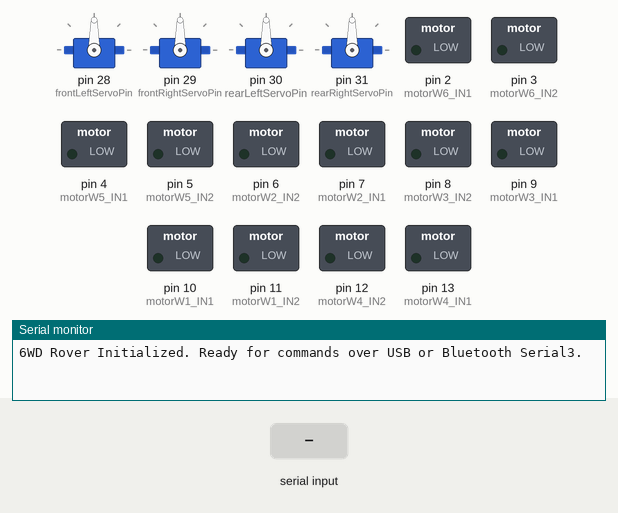
This sketch was run on a simulated Arduino Mega 2560, built with avr-gcc and run on an emulated ATmega2560. On the bench: 4 × servo, switched loads named in the sketch (green lamp = pin HIGH), the last lines printed to the serial monitor. Inputs (shaded band) come from the test bench.

Above: at 1.2 s.
1.3 s: "F" received over Serial
At 2.3 s:
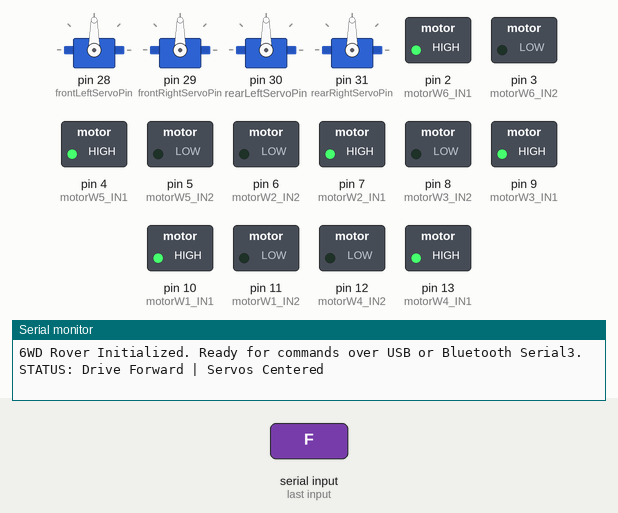
2.8 s: "B" received over the second serial link
At 3.4 s:
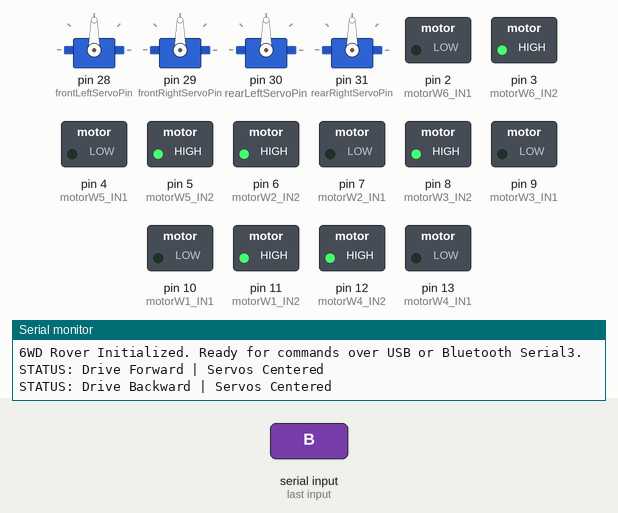
4.3 s: "L" received over Serial
At 4.6 s:
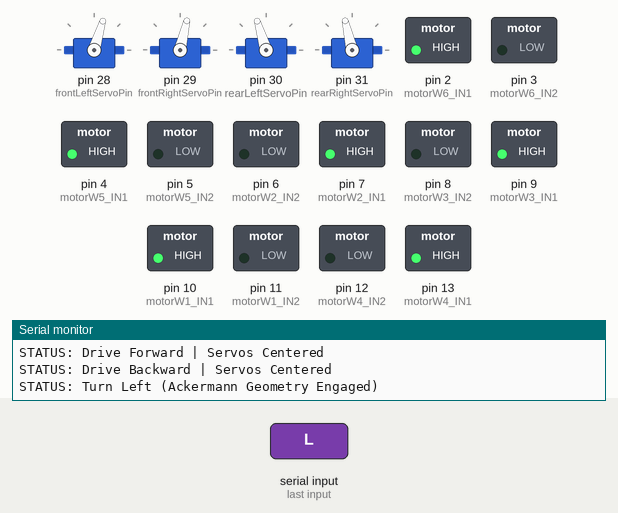
5.8 s: "R" received over the second serial link
At 6.9 s:
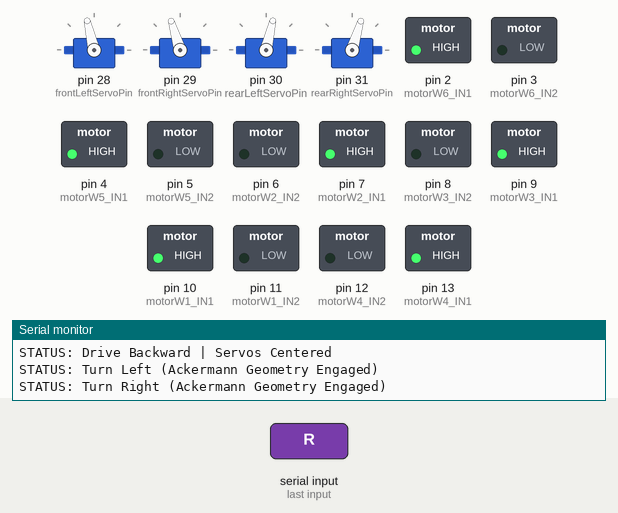
7.3 s: "F" received over the second serial link
At 8.1 s:
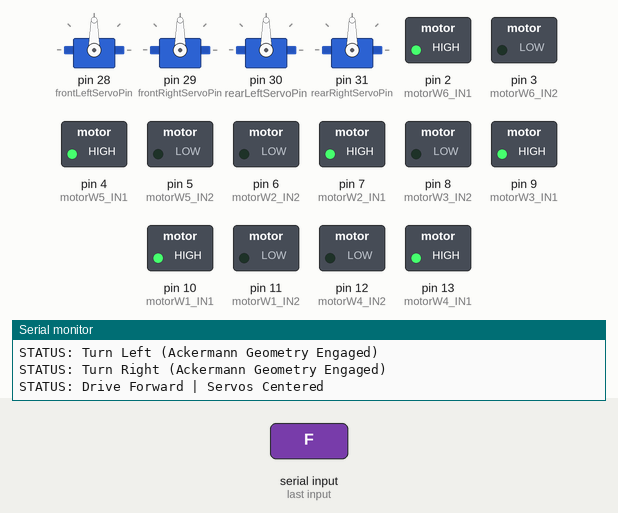
8.8 s: "L" received over the second serial link
At 9.2 s:
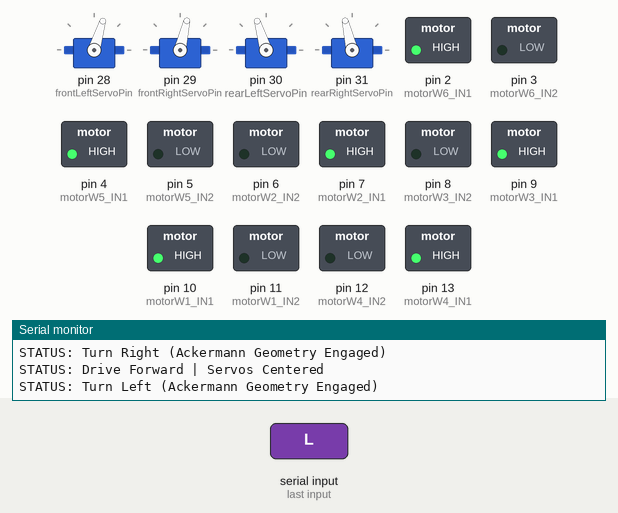
Timing chart, 0 to 11.3 s (numbered marks = the images above; inputs shaded):
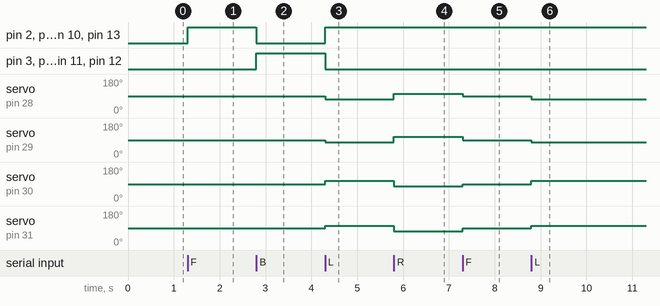

The sketch:

arduino_rover_controller.ino
```cpp
#include <Servo.h>

// ==========================================
// PIN DEFINITIONS
// ==========================================
// Left side drive motors
#define motorW1_IN1 10  // Front Left
#define motorW1_IN2 11
#define motorW2_IN1 7   // Middle Left
#define motorW2_IN2 6
#define motorW3_IN1 9   // Rear Left
#define motorW3_IN2 8

// Right side drive motors
#define motorW4_IN1 13  // Front Right
#define motorW4_IN2 12
#define motorW5_IN1 4   // Middle Right
#define motorW5_IN2 5
#define motorW6_IN1 2   // Rear Right
#define motorW6_IN2 3

// Steering Servos (Arduino Mega Digital PWM Pins)
#define frontLeftServoPin  28
#define frontRightServoPin 29
#define rearLeftServoPin   30
#define rearRightServoPin  31

// ==========================================
// ACKERMANN STEERING CONSTANTS (from Report)
// Calculations for r_path = 1.0 m:
// alpha_inner = 17 deg, alpha_outer = 13 deg
// Center neutral position = 90 deg
// ==========================================
const int SERVO_CENTER = 90;
const int ANGLE_INNER  = 17;
const int ANGLE_OUTER  = 13;

Servo frontLeftServo;
Servo frontRightServo;
Servo rearLeftServo;
Servo rearRightServo;

void setup() {
  // USB Serial for diagnostic monitor
  Serial.begin(9600);

  // Hardware Serial3 for Bluetooth / Wireless transceiver (Pins 18 TX, 19 RX)
  Serial3.begin(9600);
  Serial.println(F("6WD Rover Initialized. Ready for commands over USB or Bluetooth Serial3."));

  // Set motor pins as outputs
  const uint8_t motorPins[] = {
    motorW1_IN1, motorW1_IN2, motorW2_IN1, motorW2_IN2, motorW3_IN1, motorW3_IN2,
    motorW4_IN1, motorW4_IN2, motorW5_IN1, motorW5_IN2, motorW6_IN1, motorW6_IN2
  };
  for (uint8_t pin : motorPins) {
    pinMode(pin, OUTPUT);
  }

  // Attach and calibrate servos to neutral center
  frontLeftServo.attach(frontLeftServoPin);
  frontRightServo.attach(frontRightServoPin);
  rearLeftServo.attach(rearLeftServoPin);
  rearRightServo.attach(rearRightServoPin);

  centerServos();
  allStop();
}

void loop() {
  char cmd = 0;

  // Read command from Bluetooth (Priority) or USB Serial Monitor
  if (Serial3.available() > 0) {
    cmd = Serial3.read();
  } else if (Serial.available() > 0) {
    cmd = Serial.read();
  }

  if (cmd != 0) {
    processCommand(cmd);
  }
}

// Command dispatcher
void processCommand(char cmd) {
  switch (cmd) {
    case 'F':
      centerServos();
      allForward();
      Serial.println(F("STATUS: Drive Forward | Servos Centered"));
      break;

    case 'B':
      centerServos();
      allBackward();
      Serial.println(F("STATUS: Drive Backward | Servos Centered"));
      break;

    case 'L':
      steerLeftAckermann();
      allForward();
      Serial.println(F("STATUS: Turn Left (Ackermann Geometry Engaged)"));
      break;

    case 'R':
      steerRightAckermann();
      allForward();
      Serial.println(F("STATUS: Turn Right (Ackermann Geometry Engaged)"));
      break;

    case 'S':
      allStop();
      centerServos();
      Serial.println(F("STATUS: Motors Stopped | Servos Centered"));
      break;

    default:
      Serial.print(F("WARNING: Unrecognized Command: "));
      Serial.println(cmd);
      break;
  }
}

// ==========================================
// MOTOR CONTROL PRIMITIVES
// ==========================================
void allForward() {
  // Left side forward
  digitalWrite(motorW1_IN1, HIGH); digitalWrite(motorW1_IN2, LOW);
  digitalWrite(motorW2_IN1, HIGH); digitalWrite(motorW2_IN2, LOW);
  digitalWrite(motorW3_IN1, HIGH); digitalWrite(motorW3_IN2, LOW);
  // Right side forward
  digitalWrite(motorW4_IN1, HIGH); digitalWrite(motorW4_IN2, LOW);
  digitalWrite(motorW5_IN1, HIGH); digitalWrite(motorW5_IN2, LOW);
  digitalWrite(motorW6_IN1, HIGH); digitalWrite(motorW6_IN2, LOW);
}

void allBackward() {
  // Left side backward
  digitalWrite(motorW1_IN1, LOW); digitalWrite(motorW1_IN2, HIGH);
  digitalWrite(motorW2_IN1, LOW); digitalWrite(motorW2_IN2, HIGH);
  digitalWrite(motorW3_IN1, LOW); digitalWrite(motorW3_IN2, HIGH);
  // Right side backward
  digitalWrite(motorW4_IN1, LOW); digitalWrite(motorW4_IN2, HIGH);
  digitalWrite(motorW5_IN1, LOW); digitalWrite(motorW5_IN2, HIGH);
  digitalWrite(motorW6_IN1, LOW); digitalWrite(motorW6_IN2, HIGH);
}

void allStop() {
  digitalWrite(motorW1_IN1, LOW); digitalWrite(motorW1_IN2, LOW);
  digitalWrite(motorW2_IN1, LOW); digitalWrite(motorW2_IN2, LOW);
  digitalWrite(motorW3_IN1, LOW); digitalWrite(motorW3_IN2, LOW);
  digitalWrite(motorW4_IN1, LOW); digitalWrite(motorW4_IN2, LOW);
  digitalWrite(motorW5_IN1, LOW); digitalWrite(motorW5_IN2, LOW);
  digitalWrite(motorW6_IN1, LOW); digitalWrite(motorW6_IN2, LOW);
}

// ==========================================
// STEERING KINEMATICS
// ==========================================
void centerServos() {
  frontLeftServo.write(SERVO_CENTER);
  frontRightServo.write(SERVO_CENTER);
  rearLeftServo.write(SERVO_CENTER);
  rearRightServo.write(SERVO_CENTER);
}

// Left turn: Left wheels are inner, Right wheels are outer.
// Rear wheels steer inversely to front wheels to generate turning moment.
void steerLeftAckermann() {
  frontLeftServo.write(SERVO_CENTER - ANGLE_INNER);   // 73 deg
  frontRightServo.write(SERVO_CENTER - ANGLE_OUTER);  // 77 deg
  rearLeftServo.write(SERVO_CENTER + ANGLE_INNER);    // 107 deg
  rearRightServo.write(SERVO_CENTER + ANGLE_OUTER);   // 103 deg
}

// Right turn: Right wheels are inner, Left wheels are outer.
void steerRightAckermann() {
  frontLeftServo.write(SERVO_CENTER + ANGLE_OUTER);   // 103 deg
  frontRightServo.write(SERVO_CENTER + ANGLE_INNER);  // 107 deg
  rearLeftServo.write(SERVO_CENTER - ANGLE_OUTER);    // 77 deg
  rearRightServo.write(SERVO_CENTER - ANGLE_INNER);   // 73 deg
}
```

Measured:
- after the input at 1.3 s, pin 2 (motorW6_IN1), pin 4 (motorW5_IN1), pin 7 (motorW2_IN1), pin 9 (motorW3_IN1), pin 10 (motorW1_IN1), pin 13 (motorW4_IN1): LOW → HIGH at once
- after the input at 2.8 s, pin 2 (motorW6_IN1), pin 4 (motorW5_IN1), pin 7 (motorW2_IN1), pin 9 (motorW3_IN1), pin 10 (motorW1_IN1), pin 13 (motorW4_IN1): HIGH → LOW at once; pin 3 (motorW6_IN2), pin 5 (motorW5_IN2), pin 6 (motorW2_IN2), pin 8 (motorW3_IN2), pin 11 (motorW1_IN2), pin 12 (motorW4_IN2): LOW → HIGH at once
- after the input at 4.3 s, pin 2 (motorW6_IN1): LOW → HIGH at once; pin 3 (motorW6_IN2): HIGH → LOW at once
- after the input at 5.8 s, servo on pin 28 (frontLeftServoPin): 73° → 103° at once; servo on pin 29 (frontRightServoPin): 77° → 107° at once; servo on pin 30 (rearLeftServoPin): 107° → 77° at once; servo on pin 31 (rearRightServoPin): 103° → 73° at once
- after the input at 7.3 s, servo on pin 28 (frontLeftServoPin): 103° → 90° at once; servo on pin 29 (frontRightServoPin): 107° → 90° at once; servo on pin 30 (rearLeftServoPin): 77° → 90° at once; servo on pin 31 (rearRightServoPin): 73° → 90° at once
- after the input at 8.8 s, servo on pin 28 (frontLeftServoPin): 90° → 73° at once; servo on pin 29 (frontRightServoPin): 90° → 77° at once; servo on pin 30 (rearLeftServoPin): 90° → 107° at once; servo on pin 31 (rearRightServoPin): 90° → 103° at once
